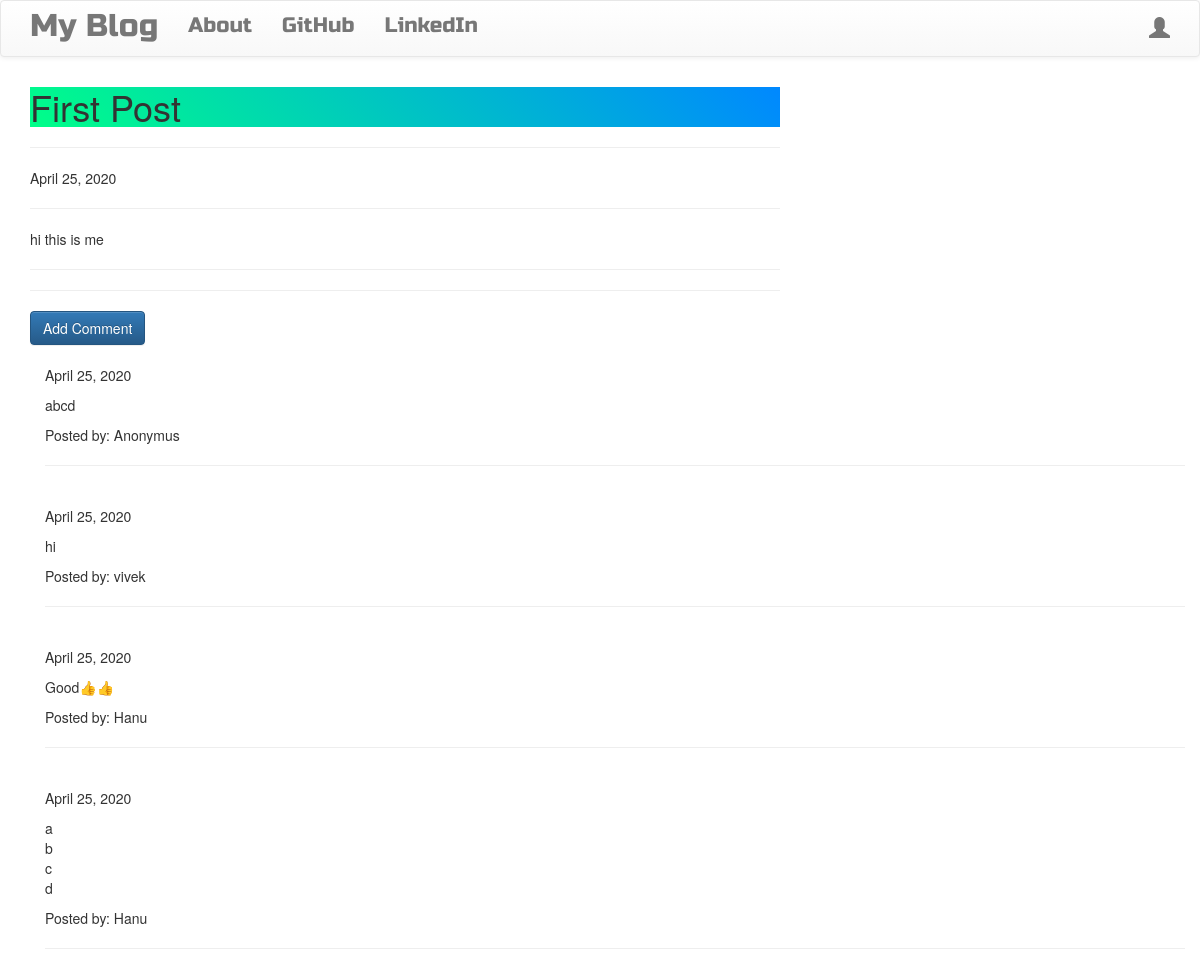
Screenshot of /post/3 with the database file from the repository.
### blog/models.py (models this page shows, shortened)
class Post(models.Model):
    author = models.ForeignKey('auth.User',on_delete=models.CASCADE) #Builtin User table's userid is fk to Post Table
    title = models.CharField(max_length = 256)
    content = models.TextField()
    created_date = models.DateField(default = timezone.now)
    published_date = models.DateField(blank=True, null=True)

class Comment(models.Model):
    post = models.ForeignKey('blog.Post', related_name='comments',on_delete=models.CASCADE) #Postid(builtin by django) is fk to Comment table
    author = models.CharField(max_length=256)
    content = models.TextField()
    created_date = models.DateField(default=timezone.now())
    is_approved = models.BooleanField(default=False)

### blog/views.py (the view)
# urls.py: url(r'^post/(?P<pk>\d+)$', views.PostDetailView.as_view(template_name = 'blog/post_detail.html'), name='post_detail'),
class PostDetailView(DetailView):
     model = Post

### blog/templates/blog/post_detail.html (shortened to what this page needs)
{% extends "blog/base.html" %}
{% block content %}
<h1 class="loader">{{ post.title }}</h1>
<hr>
  {% if post.published_date %}
    <div class="date postdate">
      {{post.published_date}}
    </div>
    <hr>
  {% else %}
  <a class="btn btn-pimary" href="{% url 'blog:post_publish' pk=post.pk %}">Publish</a><hr>
  {% endif %}
  <p class="postcontent">{{ post.content|safe|linebreaks }}</p>
  <hr>
  <hr>
  <a class="btn btn-primary" href="{% url 'blog:add_comment_to_post' pk=post.pk %}">Add Comment</a>
  <div class="container">
    {% for comment in post.comments.all %}
      <br>
      {% if user.is_authenticated or comment.is_approved %}
        <p>  {{comment.created_date}}</p>
        <p>{{ comment.content|safe|linebreaks }}</p>
        <p>Posted by: {{ comment.author }}</p>
        <hr>
      {% endif %}
      {% empty %}
      <p>No Commets</p>
    {% endfor %}
  </div>
{% endblock %}

### blog/static/css/blog.css (style rules this page uses)
.postdate { text-align: left; }
.postcontent { font-family: 'Russo One', sans-serif; font-size: 1.5em; text-align: center; margin: auto; }
.loader { filter:hue-rotate(0deg); background:linear-gradient(45deg,#0f8,#08f); animation:hue 10000ms infinite linear; }

### rows the page displays
Post: title "First Post", published_date "April 25, 2020", content "hi this is me"
Comment: created_date "April 25, 2020", content "abcd", author "Anonymus"
Comment: created_date "April 25, 2020", content "hi", author "vivek"
Comment: created_date "April 25, 2020", content "Good👍👍", author "Hanu"
Comment: created_date "April 25, 2020", content "a b c d", author "Hanu"
